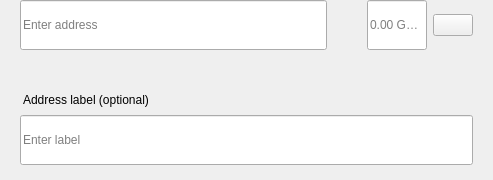
<?xml version="1.0" encoding="UTF-8"?>
<ui version="4.0">
 <class>SendMultiRow</class>
 <widget class="QWidget" name="SendMultiRow">
  <property name="geometry">
   <rect>
    <x>0</x>
    <y>0</y>
    <width>493</width>
    <height>180</height>
   </rect>
  </property>
  <property name="minimumSize">
   <size>
    <width>0</width>
    <height>0</height>
   </size>
  </property>
  <property name="maximumSize">
   <size>
    <width>16777215</width>
    <height>16777215</height>
   </size>
  </property>
  <property name="windowTitle">
   <string>Form</string>
  </property>
  <layout class="QVBoxLayout" name="verticalLayout_3">
   <property name="spacing">
    <number>0</number>
   </property>
   <property name="leftMargin">
    <number>0</number>
   </property>
   <property name="topMargin">
    <number>0</number>
   </property>
   <property name="rightMargin">
    <number>20</number>
   </property>
   <property name="bottomMargin">
    <number>5</number>
   </property>
   <item alignment="Qt::AlignTop">
    <widget class="QWidget" name="widget" native="true">
     <property name="sizePolicy">
      <sizepolicy hsizetype="Expanding" vsizetype="Maximum">
       <horstretch>0</horstretch>
       <verstretch>0</verstretch>
      </sizepolicy>
     </property>
     <property name="minimumSize">
      <size>
       <width>0</width>
       <height>60</height>
      </size>
     </property>
     <property name="maximumSize">
      <size>
       <width>16777215</width>
       <height>85</height>
      </size>
     </property>
     <layout class="QHBoxLayout" name="horizontalLayout" stretch="6,0,2">
      <property name="spacing">
       <number>0</number>
      </property>
      <property name="leftMargin">
       <number>8</number>
      </property>
      <property name="topMargin">
       <number>0</number>
      </property>
      <property name="rightMargin">
       <number>0</number>
      </property>
      <property name="bottomMargin">
       <number>0</number>
      </property>
      <item alignment="Qt::AlignTop">
       <widget class="QStackedWidget" name="stackedAddress">
        <property name="minimumSize">
         <size>
          <width>0</width>
          <height>50</height>
         </size>
        </property>
        <property name="maximumSize">
         <size>
          <width>16777215</width>
          <height>50</height>
         </size>
        </property>
        <widget class="QWidget" name="page_4">
         <property name="sizePolicy">
          <sizepolicy hsizetype="Expanding" vsizetype="Preferred">
           <horstretch>0</horstretch>
           <verstretch>0</verstretch>
          </sizepolicy>
         </property>
         <property name="minimumSize">
          <size>
           <width>0</width>
           <height>50</height>
          </size>
         </property>
         <property name="maximumSize">
          <size>
           <width>16777215</width>
           <height>55</height>
          </size>
         </property>
         <layout class="QVBoxLayout" name="verticalLayout_7">
          <property name="spacing">
           <number>0</number>
          </property>
          <property name="leftMargin">
           <number>12</number>
          </property>
          <property name="topMargin">
           <number>0</number>
          </property>
          <property name="rightMargin">
           <number>0</number>
          </property>
          <property name="bottomMargin">
           <number>0</number>
          </property>
          <item>
           <widget class="QLineEdit" name="lineEditAddress">
            <property name="minimumSize">
             <size>
              <width>0</width>
              <height>50</height>
             </size>
            </property>
            <property name="maximumSize">
             <size>
              <width>16777215</width>
              <height>50</height>
             </size>
            </property>
            <property name="placeholderText">
             <string>Enter address</string>
            </property>
           </widget>
          </item>
         </layout>
        </widget>
        <widget class="QWidget" name="page_3"/>
       </widget>
      </item>
      <item>
       <spacer name="horizontalSpacer_3">
        <property name="orientation">
         <enum>Qt::Horizontal</enum>
        </property>
        <property name="sizeType">
         <enum>QSizePolicy::Fixed</enum>
        </property>
        <property name="sizeHint" stdset="0">
         <size>
          <width>40</width>
          <height>20</height>
         </size>
        </property>
       </spacer>
      </item>
      <item>
       <layout class="QHBoxLayout" name="horizontalLayout_2">
        <property name="spacing">
         <number>6</number>
        </property>
        <item alignment="Qt::AlignTop">
         <widget class="QLineEdit" name="lineEditAmount">
          <property name="sizePolicy">
           <sizepolicy hsizetype="Expanding" vsizetype="Preferred">
            <horstretch>0</horstretch>
            <verstretch>0</verstretch>
           </sizepolicy>
          </property>
          <property name="minimumSize">
           <size>
            <width>0</width>
            <height>50</height>
           </size>
          </property>
          <property name="maximumSize">
           <size>
            <width>16777215</width>
            <height>50</height>
           </size>
          </property>
          <property name="maxLength">
           <number>17</number>
          </property>
          <property name="alignment">
           <set>Qt::AlignLeading|Qt::AlignLeft|Qt::AlignVCenter</set>
          </property>
          <property name="placeholderText">
           <string notr="true">0.00 GUAP</string>
          </property>
         </widget>
        </item>
        <item>
         <layout class="QVBoxLayout" name="verticalLayout">
          <property name="topMargin">
           <number>14</number>
          </property>
          <property name="bottomMargin">
           <number>0</number>
          </property>
          <item alignment="Qt::AlignTop">
           <widget class="QPushButton" name="btnMenu">
            <property name="minimumSize">
             <size>
              <width>0</width>
              <height>0</height>
             </size>
            </property>
            <property name="maximumSize">
             <size>
              <width>16777215</width>
              <height>16777215</height>
             </size>
            </property>
            <property name="focusPolicy">
             <enum>Qt::NoFocus</enum>
            </property>
            <property name="text">
             <string/>
            </property>
           </widget>
          </item>
         </layout>
        </item>
       </layout>
      </item>
     </layout>
    </widget>
   </item>
   <item>
    <widget class="QWidget" name="layoutLabel" native="true">
     <property name="minimumSize">
      <size>
       <width>0</width>
       <height>0</height>
      </size>
     </property>
     <property name="maximumSize">
      <size>
       <width>16777215</width>
       <height>16777215</height>
      </size>
     </property>
     <layout class="QVBoxLayout" name="verticalLayout_9">
      <property name="spacing">
       <number>6</number>
      </property>
      <property name="leftMargin">
       <number>20</number>
      </property>
      <property name="topMargin">
       <number>0</number>
      </property>
      <property name="rightMargin">
       <number>0</number>
      </property>
      <property name="bottomMargin">
       <number>10</number>
      </property>
      <item>
       <spacer name="verticalSpacer">
        <property name="orientation">
         <enum>Qt::Vertical</enum>
        </property>
        <property name="sizeType">
         <enum>QSizePolicy::Fixed</enum>
        </property>
        <property name="sizeHint" stdset="0">
         <size>
          <width>20</width>
          <height>20</height>
         </size>
        </property>
       </spacer>
      </item>
      <item>
       <widget class="QLabel" name="labelSubtitleDescription">
        <property name="styleSheet">
         <string notr="true">margin-bottom:2px;
margin-left:0.05px;
padding:0px;</string>
        </property>
        <property name="text">
         <string>Address label (optional)</string>
        </property>
       </widget>
      </item>
      <item>
       <widget class="QLineEdit" name="lineEditDescription">
        <property name="minimumSize">
         <size>
          <width>0</width>
          <height>50</height>
         </size>
        </property>
        <property name="maximumSize">
         <size>
          <width>16777215</width>
          <height>50</height>
         </size>
        </property>
        <property name="placeholderText">
         <string>Enter label</string>
        </property>
       </widget>
      </item>
     </layout>
    </widget>
   </item>
  </layout>
 </widget>
 <resources/>
 <connections/>
</ui>
